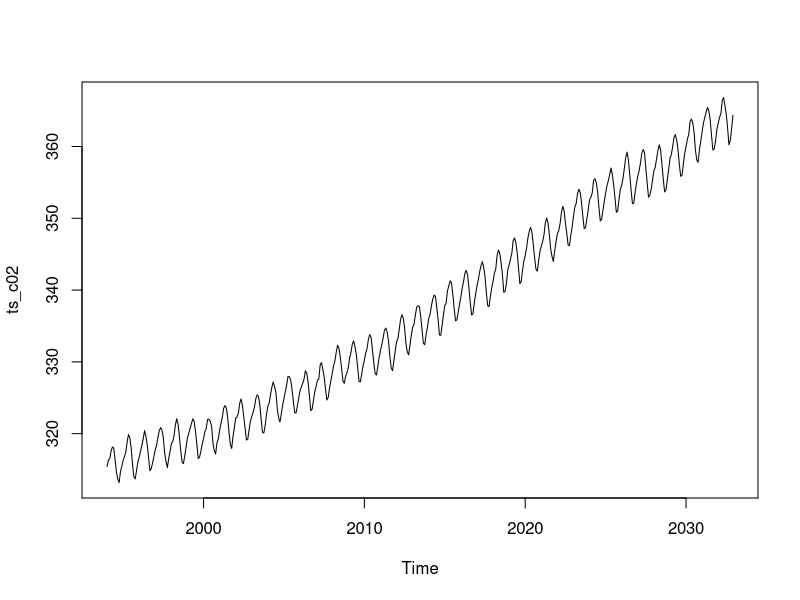
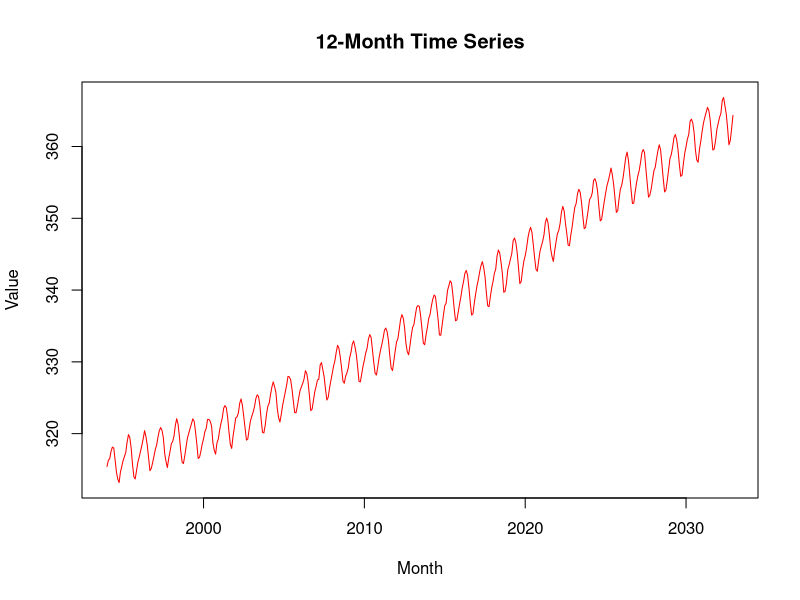

The R source for these figures, in order: (Note: this script raises an error after producing the figures.)
# checking out the dataset
summary(co2)
# packages used are
# fbasics, tseries, TSA, Stats, Stats4 and Forecast

help(ts.plot)
require(graphics)
ts_c02 <- ts(co2, start = c(1994, 1), frequency = 12)
ts.plot(ts_c02)
# (a)
ts.plot(ts_c02, 
        col = "red", 
        lty = 1, 
        xlab = "Month", 
        ylab = "Value", 
        main = "12-Month Time Series")

# trying to plot this in 12 months but it
# basically looks like the default one

# (b)
acfPlot(ts_c02)
help(acfPlot)
# The ACF plot indicates a monthly seasonality
# of s=12 the ACP value as 1,12,... decay 
# exponentially. 

# (c)
diff_c02 = diff(ts_c02)
ts.plot(diff_c02)
acfPlot(diff_c02)

# (d)

seasonal_c02 <- diff(ts_c02, lag = 12)
ts.plot(seasonal_c02)
acfPlot(seasonal_c02)

# (e)
library(forecast)

sarima_co2_model <- Arima(ts_c02, order = c(0,1,1), seasonal = c(0,1,1))

summary(sarima_co2_model)

# (f)
acf(residuals(sarima_co2_model), main = "ACF of Residuals - ARIMA(0,1,1)(0,1,1)[12]")
pacf(residuals(sarima_co2_model), main = "ACF of Residuals - ARIMA(0,1,1)(0,1,1)[12]")
checkresiduals(sarima_co2_model)
qqnorm(residuals(sarima_co2_model), main = "Q-Q Plot of Residuals");qqline(residuals(sarima_co2_model), col = "red")
